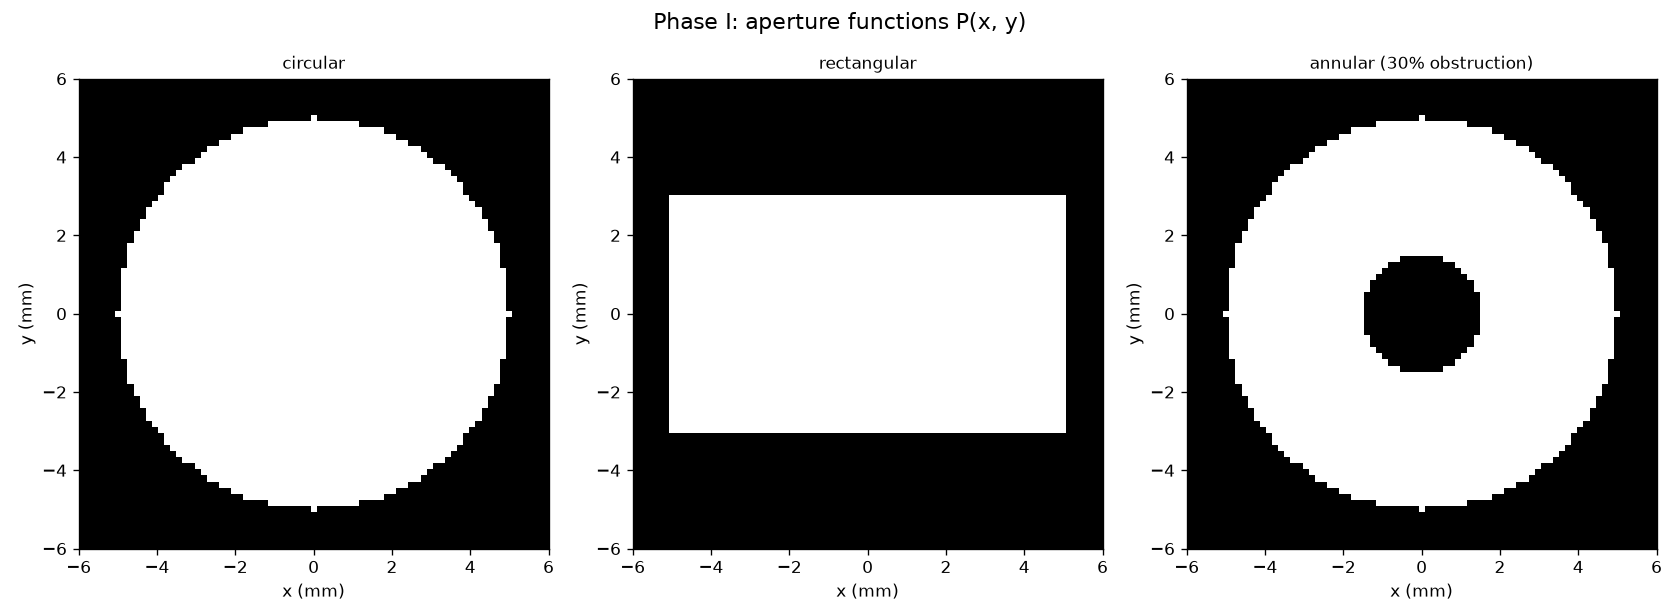

Reproduce this figure in Python.
"""optics_sim/aperture.py  (Optics Simulator, Phase I: Aperture)

A pupil / aperture function P(x, y): 1 where light gets through, 0 where a
stop blocks it. Everything downstream -- Fraunhofer diffraction, the PSF,
image formation -- starts from this one 2-D array, so getting its sampling
convention right here matters for every later phase.

CONVENTION: the pupil grid is n x n, pixel spacing dx (metres), centred on
array index n//2 -- i.e. `make_grid` returns physical coordinates, not pixel
indices. Phase II's FFT (`fftshift(fft2(ifftshift(P)))`) assumes exactly
this centring, so always build P through `make_grid` rather than indexing
the array by hand.
"""

import numpy as np
import matplotlib.pyplot as plt


def make_grid(n, dx):
    """n x n physical-coordinate grid (metres), pixel spacing dx, centred
    on index n//2."""
    coords = (np.arange(n) - n // 2) * dx
    X, Y = np.meshgrid(coords, coords)
    return X, Y


def circular_aperture(X, Y, D):
    """Filled circle, diameter D."""
    r = np.hypot(X, Y)
    return (r <= D / 2.0).astype(float)


def rectangular_aperture(X, Y, width, height=None):
    """Rectangle (or square if height is None), full width/height."""
    height = width if height is None else height
    return ((np.abs(X) <= width / 2.0) & (np.abs(Y) <= height / 2.0)).astype(float)


def annular_aperture(X, Y, D_outer, D_inner):
    """Annulus (ring): the classic model of a telescope pupil with a
    secondary-mirror obstruction of diameter D_inner."""
    r = np.hypot(X, Y)
    return ((r <= D_outer / 2.0) & (r >= D_inner / 2.0)).astype(float)


def main():
    n = 512
    D = 10.0e-3            # 10 mm aperture
    dx = D / 64.0           # 64 pixels across the aperture
    X, Y = make_grid(n, dx)

    apertures = {
        "circular": circular_aperture(X, Y, D),
        "rectangular": rectangular_aperture(X, Y, D, D * 0.6),
        "annular (30% obstruction)": annular_aperture(X, Y, D, 0.3 * D),
    }

    print("=" * 70)
    print("OPTICS SIMULATOR -- PHASE I: APERTURE")
    print("=" * 70)
    print(f"grid: {n} x {n}, pixel spacing dx = {dx*1e6:.2f} um, "
          f"physical extent = {n*dx*1e3:.2f} mm")
    print(f"nominal aperture diameter D = {D*1e3:.1f} mm "
          f"({D/dx:.0f} pixels across)")
    print()
    for name, P in apertures.items():
        area_px = P.sum()
        print(f"{name:>28}: {area_px:>7.0f} open pixels "
              f"({100*area_px/P.size:.2f}% of the array), "
              f"values in {{{P.min():.0f}, {P.max():.0f}}}")
    print()
    print("P(x,y) is a plain amplitude transmission mask for now (0 or 1,")
    print("real-valued) -- Phase II Fourier-transforms it directly. Phase")
    print("errors (aberrations) would make P complex; not needed yet.")
    print("=" * 70)

    _plot(X, Y, apertures, dx)


def _plot(X, Y, apertures, dx):
    fig, axes = plt.subplots(1, 3, figsize=(14, 5))
    extent = [X.min() * 1e3, X.max() * 1e3, Y.min() * 1e3, Y.max() * 1e3]
    for ax, (name, P) in zip(axes, apertures.items()):
        ax.imshow(P, cmap="gray", origin="lower", extent=extent)
        ax.set_title(name, fontsize=10)
        ax.set_xlabel("x (mm)"); ax.set_ylabel("y (mm)")
        lim = 6.0
        ax.set_xlim(-lim, lim); ax.set_ylim(-lim, lim)
    fig.suptitle("Phase I: aperture functions P(x, y)", fontsize=13)
    fig.tight_layout()
    fig.savefig("aperture.png", dpi=120)


if __name__ == "__main__":
    main()
    plt.show()
